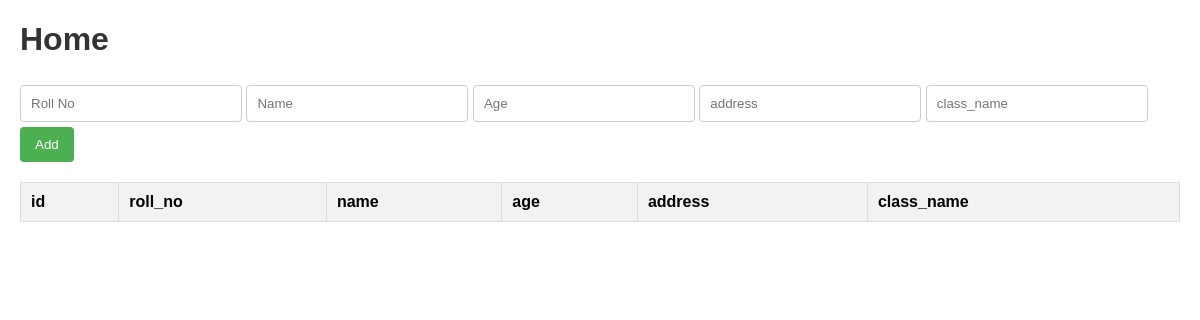
Page /home on the earlier database version.
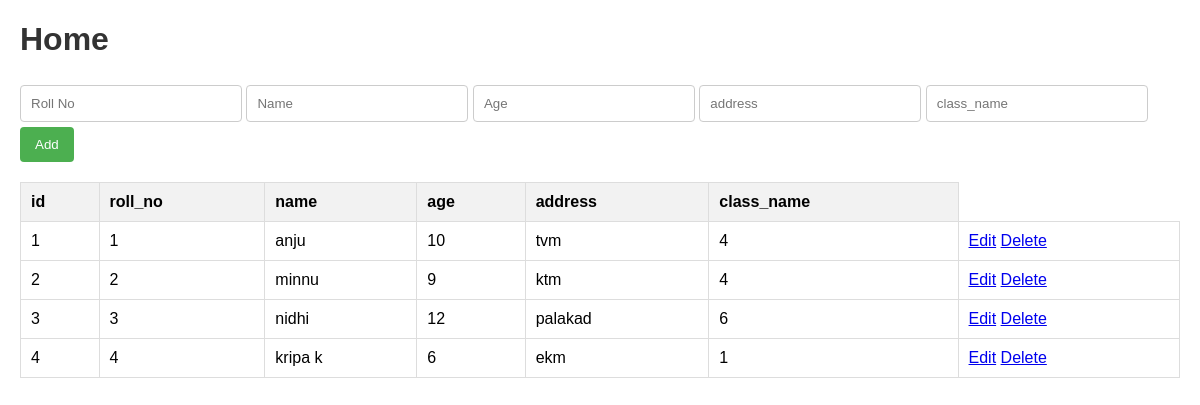
Same page on the later database version.
### app/models.py (models this page shows, shortened)
class Student(models.Model):
    roll_no=models.IntegerField()
    name=models.TextField()
    age=models.IntegerField()
    address=models.TextField()
    class_name=models.IntegerField()

### app/views.py (the view)
# urls.py: path('home',views.home),
def home(req):
    if req.method=='POST':
        roll=req.POST['roll_no']
        name=req.POST['name']
        age=req.POST['age']
        address=req.POST['address']
        class_name=req.POST['class_name']
        data=Student.objects.create(roll_no=roll,name=name,age=age,address=address,class_name=class_name)
        data.save()
        return redirect(home)
    else:
        data=Student.objects.all()
        return render(req,'home.html',{'student':data})

### template/home.html (shortened to what this page needs)
<!DOCTYPE html>
<html lang="en">
<head>
    {%  load static %}
    <link rel="stylesheet" href="{% static 'style.css' %}">
</head>
<body>
    <h1>Home</h1>
    <form action="" method="post">
        <input type="number" name="roll_no" placeholder="Roll No" id="">
        <input type="text" name="name" placeholder="Name" id="">
        <input type="text" name="age" placeholder="Age" id="">
        <input type="text" name="address" placeholder="address" id="">
        <input type="number" name="class_name" placeholder="class_name" id="">
        <input type="submit" value="Add">
    </form>
    <table>
        <tr>
            <th>id</th>
            <th>roll_no</th>
            <th>name</th>
            <th>age</th>
            <th>address</th>
            <th>class_name</th>
        </tr>
        {% for std in student %}
        <tr>
            <td>{{std.id}}</td>
            <td>{{ std.roll_no }}</td>
            <td>{{ std.name }}</td>
            <td>{{ std.age }}</td>
            <td>{{ std.address}}</td>
            <td>{{ std.class_name}}</td>
            <td>
                <a href="edit/{{std.pk}}">Edit</a>
                <a href="delete/{{std.pk}}">Delete</a>
            </td>
        </tr>
        {% endfor %}
    </table>
</body>
</html>

### static/style.css (style rules this page uses)
body { font-family: Arial, sans-serif; margin: 20px; }
h1 { color: #333; }
form { margin-bottom: 20px; }
input[type="number"], input[type="text"] { padding: 10px; margin: 5px 0; width: 200px; border: 1px solid #ccc; border-radius: 4px; }
input[type="submit"] { padding: 10px 15px; background-color: #4CAF50; color: white; border: none; border-radius: 4px; cursor: pointer; }
table { width: 100%; border-collapse: collapse; margin-top: 20px; }
th, td { padding: 10px; text-align: left; border: 1px solid #dddddd; }
th { background-color: #f2f2f2; }

Differences in the rows shown:
added Student: id "1", roll_no "1", name "anju", age "10", address "tvm", class_name "4"
added Student: id "2", roll_no "2", name "minnu", age "9", address "ktm", class_name "4"
added Student: id "3", roll_no "3", name "nidhi", age "12", address "palakad", class_name "6"
added Student: id "4", roll_no "4", name "kripa k", age "6", address "ekm", class_name "1"
